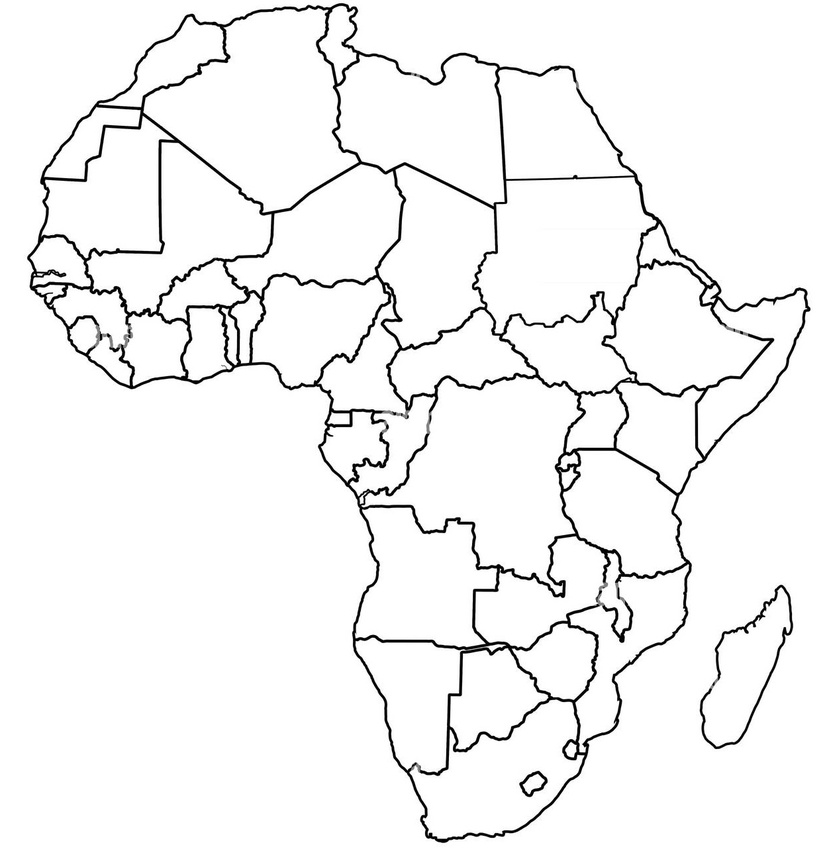
#> input picture 4Coloring/maps/africa.jpg, 829 x 851 px, shrunk from 1252 x 1285 before the run
$ python '4color copy.py'
#> lines starting #> are read from the running program, lines starting #| are printed output that depends on the picture; after the words box and inside, x2 and y2 are one past the last pixel; in counts of white or black regions, pixels touching at a corner belong together
# importing modules
import numpy as np
import matplotlib.pyplot as plt
from matplotlib import colors
from PIL import Image
import random,os

bruteforceonly = False
regionlimit = 20 # 10
bordersize = 2 # 2
mapname = "africa.jpg"

def load_greyscale_image(filename):
    """
    Loads an image from the given file and returns a dictionary
    representing that image.  This also performs conversion to greyscale.

    Invoked as, for example:
       i = load_greyscale_image("test_images/cat.png")
    """
#> called with filename = '4Coloring/maps/africa.jpg'
    with open(filename, "rb") as img_handle:
        img = Image.open(img_handle)
#> img is the input picture: PIL image 829x851 RGB; min 0, max 255, mean 243.7
        img_data = img.getdata()
        if img.mode.startswith("RGB"):
            pixels = [round(.299 * p[0] + .587 * p[1] + .114 * p[2])
                      for p in img_data]
#> pixels = 705479 items
        elif img.mode == "LA":
            pixels = [p[0] for p in img_data]
        elif img.mode == "L":
            pixels = list(img_data)
        else:
            raise ValueError(f"Unsupported image mode: {img.mode}")
        width, height = img.size
#> width = 829; height = 851
        return {"height": height, "width": width, "pixels": pixels}

cur_dir = os.path.dirname(__file__) # directory of this file

x = load_greyscale_image(os.path.join(cur_dir, "maps/" + mapname))
m,n = x["height"],x["width"]
#> m = 851; n = 829
rawdata = np.array(x["pixels"]).reshape((m,n))
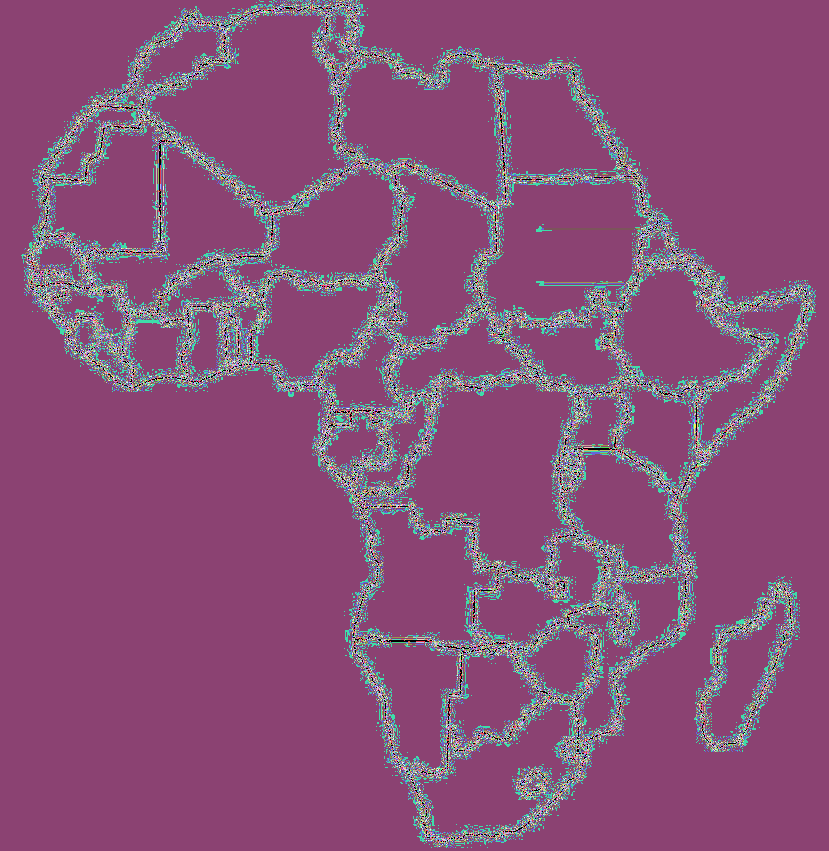
#> rawdata: shape (851, 829) int64; 256 distinct labels, from 0 to 255; one colour per label, 0 black
data = np.ones((m,n)) * 6
data[rawdata > 200] = 0

def compress(matrix, rstep, cstep):

#> called with rstep = 2, cstep = 2
    a,b = matrix.shape
    m,n = int(a/rstep), int(b/cstep)
    ans = np.zeros((m,n))
    for r in range(m):
        for c in range(n):
            local = matrix[rstep*r:rstep*(r+1),cstep*c:cstep*(c+1)]
            if np.sum(local) >= local.size *3 :
                ans[r][c] = 6
    return ans

background = compress(data, 2, 2)
m, n = background.shape

def separator(bg):
    m, n = bg.shape
    matrix = np.zeros((m,n))
    def nb(u):
        return [(u[0] + i, u[1] + j)
                for i,j in [(-1,0),(1,0), (0,1), (0,-1)]
                if 0<=u[0]+i<m and 0<=u[1]+j<n]
    prod = [(a,b) for a in range(m) for b in range(n)]
    prod = sorted(prod, key = lambda x: x[0]+x[1])
#> prod = 175950 items
    classify = 0
    for a,b in prod:
        if matrix[a,b] != 0 or bg[a,b] == 6: continue
        classify += 1
        size = 1
        agenda = [(a,b)]
        matrix[a,b] = classify
        while agenda:
            last = agenda.pop()
            for p,q in nb(last):
                if matrix[p,q]==0 and bg[p,q] == 0:
                    matrix[p,q] = classify
                    size+=1
                    agenda.append((p,q))
        if size < regionlimit: classify -= 1
#> this loop made 175950 passes
#> (a, b) on passes 2 to 4: (0, 1), (1, 0), (0, 2)
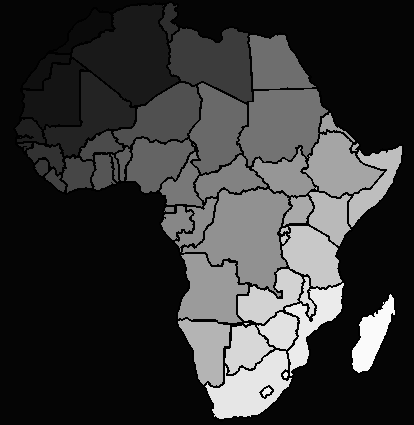
#> matrix: shape (425, 414) float64; min 0, max 51, mean 11.1; drawn with min black and max white
#> after the loop, classify = 50
    return matrix

newmap = separator(background)
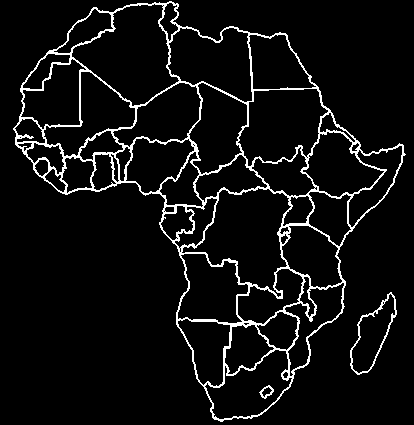
#> background: shape (425, 414) float64; values 0 (black) and 6 (white), 6.2% white in thin lines or dots

def buckets(classified):
    m, n = classified.shape
#> m = 425; n = 414

    def nb(u, s):
        return [(u[0] + i, u[1] + j)
                for i in range(-s,s+1)
                for j in range(-s,s+1)
                if 0<=u[0]+i<m and 0<=u[1]+j<n]

    bucket = {}

    for x in range(m):
        for y in range(n):
            classnum = int(classified[x,y])
            bucket.setdefault(classnum-2, set())
            bucket[classnum-2].add((x,y))
#> after the loop, bucket = 52 items

    adjpairs = set()

    for x,y in bucket[-2]:
        neighborhood = set()
        for a,b in nb((x,y), bordersize):
            neighborhood.add(int(classified[a,b])-2)
        neighborhood -= {-1}

        adjpairs |= {(a,b) for a in neighborhood for b in neighborhood if a!=b}
#> this loop made 10843 passes
#> (x, y) on passes 1 to 3: (192, 319), (321, 204), (32, 101)
#> after the loop, adjpairs = 330 items

    adjlist = {}
    for x,y in adjpairs:
        adjlist.setdefault(x, [])
        adjlist[x].append(y)
#> this loop made 330 passes
#> (x, y) on passes 1 to 3: (41, 40), (25, 23), (33, 36)
#> after the loop, adjlist = 51 items

    return bucket, adjlist

reg, adjset = buckets(newmap)
#> reg = 52 items; adjset = 51 items

numstates = len(reg)-2 # -2 corresponds to borders, -1 corresponds to sea
#> numstates = 50

# exit()

def converter(gamestate):
    addon = np.zeros((m,n))
    for id in range(numstates):
        for x,y in reg[id]: addon[x,y] = gamestate[id]
    return background+addon

cmap = colors.ListedColormap(['white', 'red', 'yellow', 'blue', 'green', 'black'])
norm = colors.BoundaryNorm([0,1,2,3,4,5,6], cmap.N)

if bruteforceonly:
    fig, ax1 = plt.subplots(1,1)
else:
    fig, (ax1,ax2) = plt.subplots(1,2)
fig.set_figheight(3)
fig.set_figwidth(10)
fig.set_size_inches(15, 7)


fig.suptitle("4-coloring: Brute Force" + ("" if bruteforceonly else " vs DFS"))

def addone(gamestate):
    i = 0
    while i<numstates and gamestate[i] == 4: i += 1
    if i == numstates: return None
    return [1 for _ in gamestate[:i]]+ [gamestate[i]+1] + gamestate[i+1:]

gamestate = [0 for _ in range(numstates)]
#> gamestate = 50 values from 0 to 0


def verifyvic(gamestate):
    victory = True
    for start, nbs in adjset.items():
        for end in nbs:
            if end != start and start>=0 and end>=0:
                if gamestate[start]*gamestate[end]==0 or gamestate[start]==gamestate[end]:
                    victory = False
                    break
        if not victory: break
    return victory

done = False

if True:
    init = tuple(0 for _ in range(numstates))
#> init = 50 values from 0 to 0
    visited = {init}
    agenda = [init]
    while True:
        ax1.set_xticks([])
        ax1.set_yticks([])
        gamestate = addone(gamestate)
#> after the loop in addone, `while i<numstates and gamestate[i] == 4: i += 1`: i = 0
#> gamestate = 50 values, max 1 at index 0, min 0 at index 1, mean 0.02
        if gamestate is None: break
        ax1.imshow(converter(gamestate), interpolation='nearest', cmap=cmap, norm =norm)
#> after the loop in converter, `for id in range(numstates):`:
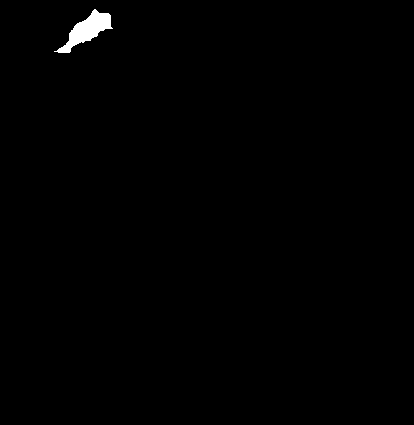
#> addon: shape (425, 414) float64; values 0 (black) and 1 (white), 0.55% white; 1 white region, box (x1, y1, x2, y2) and area: (54, 9, 113, 53) 966


        if not bruteforceonly:
            if agenda:
                last = agenda.pop()
#> last = 50 values from 0 to 0
                ax2.set_xticks([])
                ax2.set_yticks([])
                ax2.imshow(converter(last), interpolation='nearest', cmap=cmap, norm =norm)
#> after the loop in converter (call 2), `for id in range(numstates):`: addon: shape (425, 414) float64; every value is 0

                # search for first zero
                i = 0
                while i<numstates and last[i] != 0: i+=1
#> this loop made 0 passes
#> after the loop, i = 0
                if i == numstates:
                    done=True
                    agenda = []
                else:
                    nbcolors = [last[j] for j in adjset[i] if last[j]!=0]
#> nbcolors = []
                    for k in [j for j in range(1,5) if j not in nbcolors]:
                        cur = last[:i] + (k,) + last[i+1:]
                        if cur not in visited:
                            visited.add(cur)
                            agenda.append(cur)
#> this loop made 4 passes
#> after the loop, agenda = 4 items; visited = 5 items

            else:
                ax2.set_xticks([])
                ax2.set_yticks([])
                ax2.imshow(converter(last), interpolation='nearest', cmap=cmap, norm =norm)

        plt.pause(0.3)
        ax1.cla()
        if not bruteforceonly: ax2.cla()

        if verifyvic(gamestate):
#> the loop in verifyvic, `for start, nbs in adjset.items():` made 1 pass
#> (start, nbs) on pass 1: (41, [40, 42, 44, -2, 34, 43, 29])
            print(gamestate)
            break

# plt.savefig('pixel_plot.png')

# show plot
plt.show()

$ run again, with 4Coloring/maps/asia.jpg copied over 4Coloring/maps/africa.jpg
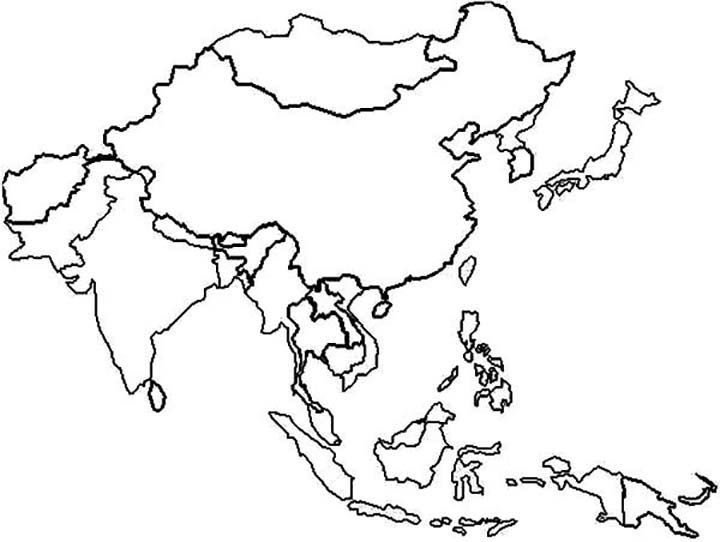
#> input picture 4Coloring/maps/asia.jpg, 720 x 542 px
#> in load_greyscale_image, img is the input picture: PIL image 720x542 RGB; min 0, max 255, mean 239.4
#> pixels = 390240 items
#> `m,n = x["height"],x["width"]`: m = 542; n = 720
#> prod = 97560 items
#> the loop in separator, `for a,b in prod:` made 97560 passes
#> (a, b) on passes 2 to 4: (0, 1), (1, 0), (0, 2)
#> after the loop in separator, `for a,b in prod:`: classify = 36
#> `newmap = separator(background)`:
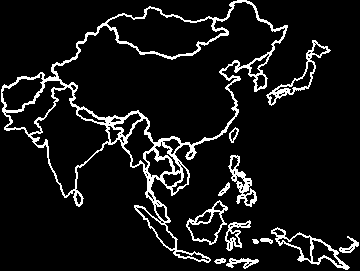
#> background: shape (271, 360) float64; values 0 (black) and 6 (white), 8.7% white in thin lines or dots
#> after the loop in buckets, `for x in range(m):`: bucket = 38 items
#> the loop in buckets, `for x,y in bucket[-2]:` made 8494 passes
#> (x, y) on passes 1 to 3: (132, 39), (118, 104), (90, 42)
#> after the loop in buckets, `for x,y in bucket[-2]:`: adjpairs = 182 items
#> the loop in buckets, `for x,y in adjpairs:` made 182 passes
#> (x, y) on passes 1 to 3: (18, 17), (-2, 14), (26, 30)
#> after the loop in buckets, `for x,y in adjpairs:`: adjlist = 37 items
#> reg = 38 items; adjset = 37 items
#> numstates = 36
#> after the loop in addone, `while i<numstates and gamestate[i] == 4: i += 1`: i = 0
#> `gamestate = addone(gamestate)`: gamestate = 36 values, max 1 at index 0, min 0 at index 1, mean 0.0278
#> after the loop `while i<numstates and last[i] != 0: i+=1`: i = 0
#> nbcolors = []
#> the loop `for k in [j for j in range(1,5) if j not in nbcolors]:` made 4 passes
#> after the loop `for k in [j for j in range(1,5) if j not in nbcolors]:`: agenda = 4 items; visited = 5 items
#> `plt.pause(0.3)`:
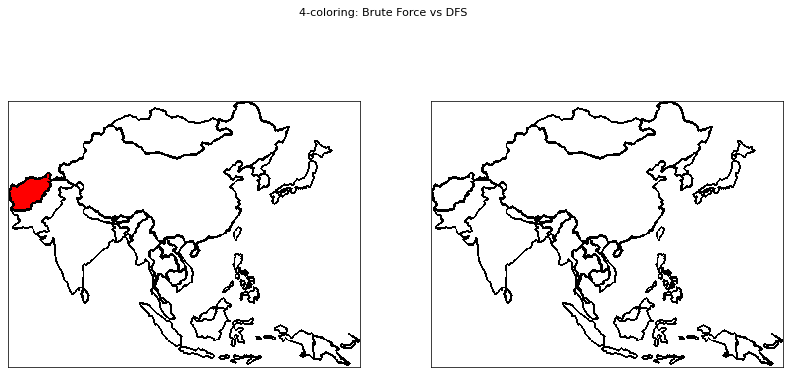
#> figure drawn by matplotlib, 2 panels
#> the loop in verifyvic, `for start, nbs in adjset.items():` made 1 pass
#> (start, nbs) on pass 1: (18, [17, 12, -2, 16])

$ run again, with 4Coloring/maps/world.jpg copied over 4Coloring/maps/africa.jpg
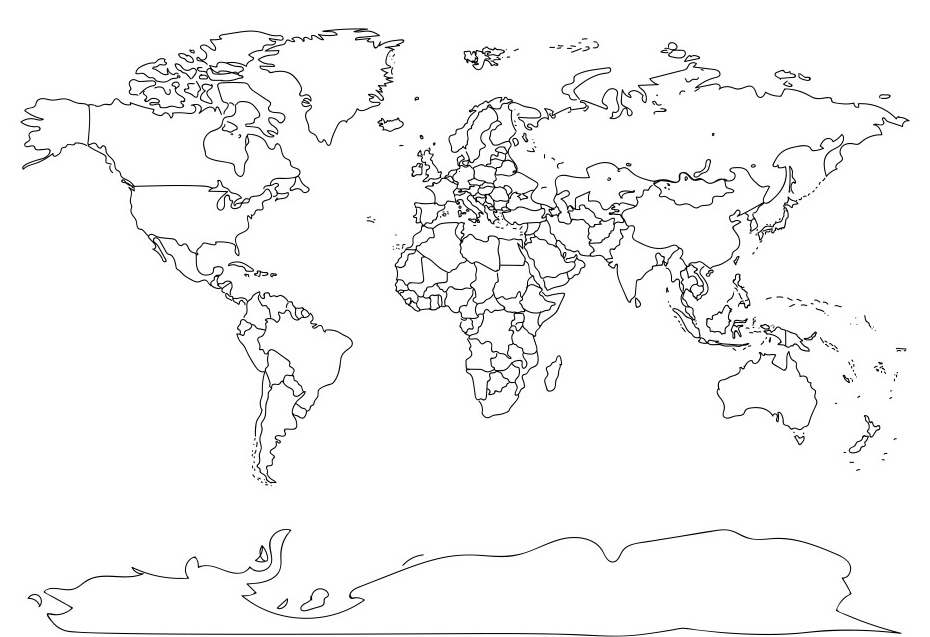
#> input picture 4Coloring/maps/world.jpg, 930 x 637 px
#> in load_greyscale_image, img is the input picture: PIL image 930x637 RGB; min 0, max 255, mean 246.3
#> pixels = 592410 items
#> `m,n = x["height"],x["width"]`: m = 637; n = 930
#> prod = 147870 items
#> the loop in separator, `for a,b in prod:` made 147870 passes
#> (a, b) on passes 2 to 4: (0, 1), (1, 0), (0, 2)
#> after the loop in separator, `for a,b in prod:`: classify = 103
#> `newmap = separator(background)`:
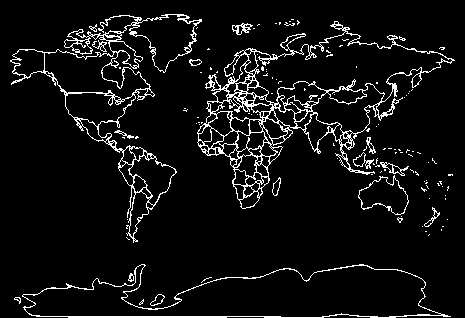
#> background: shape (318, 465) float64; values 0 (black) and 6 (white), 6.6% white in thin lines or dots
#> after the loop in buckets, `for x in range(m):`: bucket = 105 items
#> the loop in buckets, `for x,y in bucket[-2]:` made 9816 passes
#> (x, y) on passes 1 to 3: (280, 203), (35, 106), (174, 450)
#> after the loop in buckets, `for x,y in bucket[-2]:`: adjpairs = 912 items
#> the loop in buckets, `for x,y in adjpairs:` made 912 passes
#> (x, y) on passes 1 to 3: (96, 95), (67, 68), (91, -2)
#> after the loop in buckets, `for x,y in adjpairs:`: adjlist = 104 items
#> reg = 105 items; adjset = 104 items
#> numstates = 103
#> after the loop in addone, `while i<numstates and gamestate[i] == 4: i += 1`: i = 0
#> `gamestate = addone(gamestate)`: gamestate = 103 values, max 1 at index 0, min 0 at index 1, mean 0.00971
#> after the loop `while i<numstates and last[i] != 0: i+=1`: i = 0
#> nbcolors = []
#> the loop `for k in [j for j in range(1,5) if j not in nbcolors]:` made 4 passes
#> after the loop `for k in [j for j in range(1,5) if j not in nbcolors]:`: agenda = 4 items; visited = 5 items
#> `plt.pause(0.3)`:
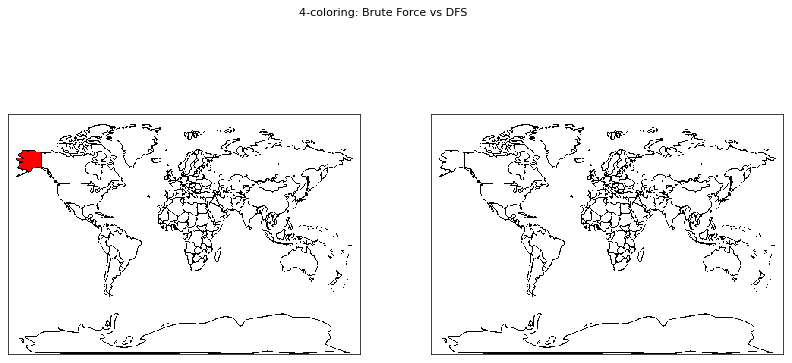
#> figure drawn by matplotlib, 2 panels
#> the loop in verifyvic, `for start, nbs in adjset.items():` made 1 pass
#> (start, nbs) on pass 1: (96, [95, 94, 22, 97, -2])

$ run again, with 4Coloring/maps/K4.png saved as 4Coloring/maps/africa.jpg
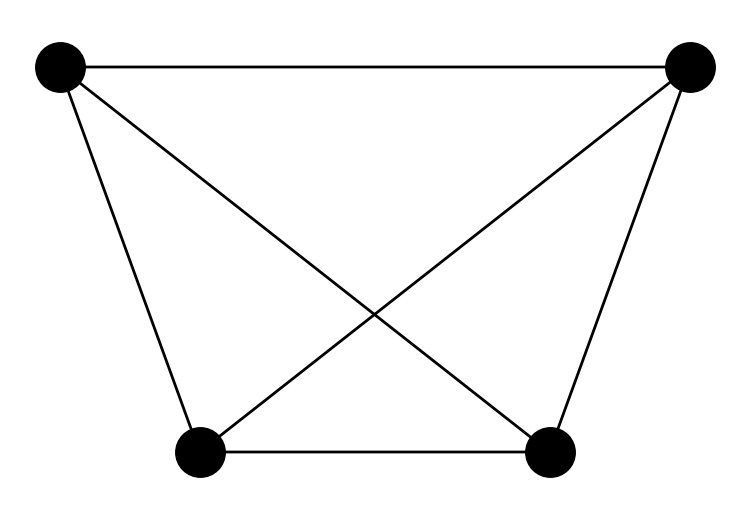
#> input picture 4Coloring/maps/K4.png, 752 x 510 px
#> in load_greyscale_image, img is the input picture: PIL image 752x510 RGB; min 0, max 255, mean 244.5
#> pixels = 383520 items
#> `m,n = x["height"],x["width"]`: m = 510; n = 752
#> rawdata: shape (510, 752) int64; 252 distinct labels, from 0 to 255
#> prod = 95880 items
#> the loop in separator, `for a,b in prod:` made 95880 passes
#> (a, b) on passes 2 to 4: (0, 1), (1, 0), (0, 2)
#> after the loop in separator, `for a,b in prod:`:
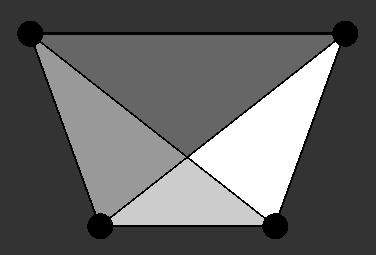
#> matrix: shape (255, 376) float64; min 0, max 5, mean 1.96; drawn with min black and max white
#> after the loop in separator, `for a,b in prod:`: classify = 5
#> background: shape (255, 376) float64; values 0 (black) and 6 (white), 5.2% white; 1 white region, box (x1, y1, x2, y2) and area: (17, 21, 358, 239) 4975
#> after the loop in buckets, `for x in range(m):`: bucket = 6 items
#> the loop in buckets, `for x,y in bucket[-2]:` made 4975 passes
#> (x, y) on passes 1 to 3: (32, 330), (32, 101), (233, 91)
#> after the loop in buckets, `for x,y in bucket[-2]:`: adjpairs = 20 items
#> the loop in buckets, `for x,y in adjpairs:` made 20 passes
#> (x, y) on passes 1 to 8: (3, -2), (3, 1), (0, 2), (1, 0), (1, 3), (-2, 1), (3, 0), (0, -2)
#> after the loop in buckets, `for x,y in adjpairs:`: adjlist = {3: [-2, 1, 0, 2], 0: [2, -2, 1, 3], 1: [0, 3, 2, -2], -2: [1, 0, 3, 2], 2: [-2, 1, 0, 3]}
#> reg = 6 items; adjset has the same summary as adjlist in buckets
#> numstates = 4
#> after the loop in addone, `while i<numstates and gamestate[i] == 4: i += 1`: i = 0
#> `gamestate = addone(gamestate)`: gamestate = [1, 0, 0, 0]
#> in converter, `return background+addon`:
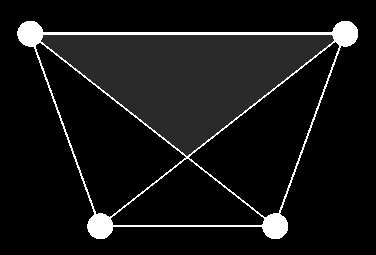
#> returned value: shape (255, 376) float64; min 0, max 6, mean 0.506; drawn with min black and max white
#> after the loop `while i<numstates and last[i] != 0: i+=1`: i = 0
#> nbcolors = []
#> the loop `for k in [j for j in range(1,5) if j not in nbcolors]:` made 4 passes
#> cur on passes 1 to 4: (1, 0, 0, 0), (2, 0, 0, 0), (3, 0, 0, 0), (4, 0, 0, 0)
#> after the loop `for k in [j for j in range(1,5) if j not in nbcolors]:`: agenda = [(1, 0, 0, 0), (2, 0, 0, 0), (3, 0, 0, 0), (4, 0, 0, 0)]; visited = 5 items
#> the loop in verifyvic, `for start, nbs in adjset.items():` made 1 pass
#> (start, nbs) on pass 1: (3, [-2, 1, 0, 2])
